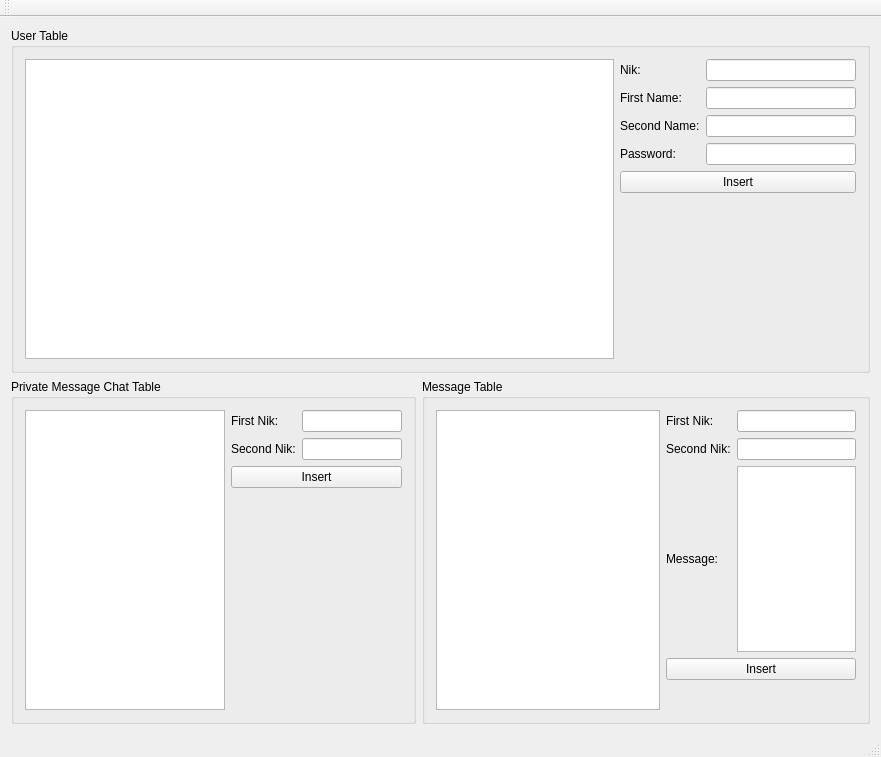
<?xml version="1.0" encoding="UTF-8"?>
<ui version="4.0">
 <class>MainWindow</class>
 <widget class="QMainWindow" name="MainWindow">
  <property name="geometry">
   <rect>
    <x>0</x>
    <y>0</y>
    <width>881</width>
    <height>743</height>
   </rect>
  </property>
  <property name="windowTitle">
   <string>MainWindow</string>
  </property>
  <widget class="QWidget" name="centralWidget">
   <layout class="QGridLayout" name="gridLayout_4">
    <item row="0" column="0" colspan="2">
     <widget class="QGroupBox" name="groupBox">
      <property name="title">
       <string>User Table</string>
      </property>
      <layout class="QGridLayout" name="gridLayout">
       <item row="0" column="0" rowspan="6">
        <widget class="QTableView" name="tableViewUser">
         <property name="minimumSize">
          <size>
           <width>0</width>
           <height>300</height>
          </size>
         </property>
        </widget>
       </item>
       <item row="0" column="1">
        <widget class="QLabel" name="label">
         <property name="text">
          <string>Nik:</string>
         </property>
        </widget>
       </item>
       <item row="0" column="2">
        <widget class="QLineEdit" name="lineEditNik">
         <property name="maximumSize">
          <size>
           <width>150</width>
           <height>16777215</height>
          </size>
         </property>
        </widget>
       </item>
       <item row="1" column="1">
        <widget class="QLabel" name="label_2">
         <property name="text">
          <string>First Name:</string>
         </property>
        </widget>
       </item>
       <item row="1" column="2">
        <widget class="QLineEdit" name="lineEditFirstName">
         <property name="maximumSize">
          <size>
           <width>150</width>
           <height>16777215</height>
          </size>
         </property>
        </widget>
       </item>
       <item row="2" column="1">
        <widget class="QLabel" name="label_3">
         <property name="text">
          <string>Second Name:</string>
         </property>
        </widget>
       </item>
       <item row="2" column="2">
        <widget class="QLineEdit" name="lineEditSecondName">
         <property name="maximumSize">
          <size>
           <width>150</width>
           <height>16777215</height>
          </size>
         </property>
        </widget>
       </item>
       <item row="3" column="1">
        <widget class="QLabel" name="label_4">
         <property name="text">
          <string>Password:</string>
         </property>
        </widget>
       </item>
       <item row="3" column="2">
        <widget class="QLineEdit" name="lineEditPassword">
         <property name="maximumSize">
          <size>
           <width>150</width>
           <height>16777215</height>
          </size>
         </property>
        </widget>
       </item>
       <item row="4" column="1" colspan="2">
        <widget class="QPushButton" name="pushButtonInsertUser">
         <property name="text">
          <string>Insert</string>
         </property>
        </widget>
       </item>
       <item row="5" column="2">
        <spacer name="verticalSpacer">
         <property name="orientation">
          <enum>Qt::Vertical</enum>
         </property>
         <property name="sizeHint" stdset="0">
          <size>
           <width>20</width>
           <height>164</height>
          </size>
         </property>
        </spacer>
       </item>
      </layout>
     </widget>
    </item>
    <item row="1" column="0">
     <widget class="QGroupBox" name="groupBox_2">
      <property name="title">
       <string>Private Message Chat Table</string>
      </property>
      <layout class="QGridLayout" name="gridLayout_2">
       <item row="0" column="0" rowspan="4">
        <widget class="QTableView" name="tableViewPMChat">
         <property name="minimumSize">
          <size>
           <width>0</width>
           <height>300</height>
          </size>
         </property>
        </widget>
       </item>
       <item row="0" column="1">
        <widget class="QLabel" name="label_5">
         <property name="text">
          <string>First Nik:</string>
         </property>
        </widget>
       </item>
       <item row="0" column="3">
        <widget class="QLineEdit" name="lineEditFirstNikPM">
         <property name="minimumSize">
          <size>
           <width>100</width>
           <height>0</height>
          </size>
         </property>
         <property name="maximumSize">
          <size>
           <width>150</width>
           <height>16777215</height>
          </size>
         </property>
        </widget>
       </item>
       <item row="1" column="1" colspan="2">
        <widget class="QLabel" name="label_6">
         <property name="text">
          <string>Second Nik:</string>
         </property>
        </widget>
       </item>
       <item row="1" column="3">
        <widget class="QLineEdit" name="lineEditSecondNikPM">
         <property name="minimumSize">
          <size>
           <width>100</width>
           <height>0</height>
          </size>
         </property>
         <property name="maximumSize">
          <size>
           <width>150</width>
           <height>16777215</height>
          </size>
         </property>
        </widget>
       </item>
       <item row="2" column="1" colspan="3">
        <widget class="QPushButton" name="pushButtonInsertPM">
         <property name="text">
          <string>Insert</string>
         </property>
        </widget>
       </item>
       <item row="3" column="2" colspan="2">
        <spacer name="verticalSpacer_2">
         <property name="orientation">
          <enum>Qt::Vertical</enum>
         </property>
         <property name="sizeHint" stdset="0">
          <size>
           <width>20</width>
           <height>216</height>
          </size>
         </property>
        </spacer>
       </item>
      </layout>
     </widget>
    </item>
    <item row="1" column="1">
     <widget class="QGroupBox" name="groupBox_3">
      <property name="title">
       <string>Message Table</string>
      </property>
      <layout class="QGridLayout" name="gridLayout_3">
       <item row="0" column="0" rowspan="5">
        <widget class="QTableView" name="tableViewMessage">
         <property name="minimumSize">
          <size>
           <width>0</width>
           <height>300</height>
          </size>
         </property>
        </widget>
       </item>
       <item row="0" column="1">
        <widget class="QLabel" name="label_7">
         <property name="text">
          <string>First Nik:</string>
         </property>
        </widget>
       </item>
       <item row="0" column="2">
        <widget class="QLineEdit" name="lineEditFirstNikMessage">
         <property name="minimumSize">
          <size>
           <width>100</width>
           <height>0</height>
          </size>
         </property>
         <property name="maximumSize">
          <size>
           <width>150</width>
           <height>16777215</height>
          </size>
         </property>
        </widget>
       </item>
       <item row="1" column="1">
        <widget class="QLabel" name="label_8">
         <property name="text">
          <string>Second Nik:</string>
         </property>
        </widget>
       </item>
       <item row="1" column="2">
        <widget class="QLineEdit" name="lineEditSecondNikMessage">
         <property name="minimumSize">
          <size>
           <width>100</width>
           <height>0</height>
          </size>
         </property>
         <property name="maximumSize">
          <size>
           <width>150</width>
           <height>16777215</height>
          </size>
         </property>
        </widget>
       </item>
       <item row="2" column="1">
        <widget class="QLabel" name="label_9">
         <property name="text">
          <string>Message:</string>
         </property>
        </widget>
       </item>
       <item row="2" column="2">
        <widget class="QTextEdit" name="textEditMessage">
         <property name="minimumSize">
          <size>
           <width>100</width>
           <height>0</height>
          </size>
         </property>
         <property name="maximumSize">
          <size>
           <width>150</width>
           <height>16777215</height>
          </size>
         </property>
        </widget>
       </item>
       <item row="3" column="1" colspan="2">
        <widget class="QPushButton" name="pushButtonInsertMessage">
         <property name="text">
          <string>Insert</string>
         </property>
        </widget>
       </item>
       <item row="4" column="2">
        <spacer name="verticalSpacer_3">
         <property name="orientation">
          <enum>Qt::Vertical</enum>
         </property>
         <property name="sizeHint" stdset="0">
          <size>
           <width>20</width>
           <height>29</height>
          </size>
         </property>
        </spacer>
       </item>
      </layout>
     </widget>
    </item>
   </layout>
  </widget>
  <widget class="QMenuBar" name="menuBar">
   <property name="geometry">
    <rect>
     <x>0</x>
     <y>0</y>
     <width>881</width>
     <height>21</height>
    </rect>
   </property>
  </widget>
  <widget class="QToolBar" name="mainToolBar">
   <attribute name="toolBarArea">
    <enum>TopToolBarArea</enum>
   </attribute>
   <attribute name="toolBarBreak">
    <bool>false</bool>
   </attribute>
  </widget>
  <widget class="QStatusBar" name="statusBar"/>
 </widget>
 <layoutdefault spacing="6" margin="11"/>
 <resources/>
 <connections/>
</ui>
